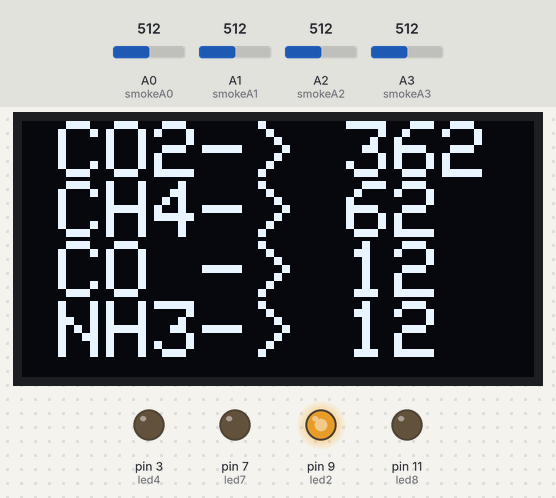
A sketch run on a simulated Arduino Uno, built with avr-gcc and run on an emulated ATmega328P. On the bench: 128×64 one-colour display, output pins drawn as LEDs (lit = HIGH). Inputs (shaded band) come from the test bench; at power-on: A2 (smokeA2) = 512, A0 (smokeA0) = 512, A1 (smokeA1) = 512, A3 (smokeA3) = 512. The display library's start-up logo is not drawn; what the sketch prints to the serial monitor is not drawn.

Above: at 17.3 s.
At 18.3 s:
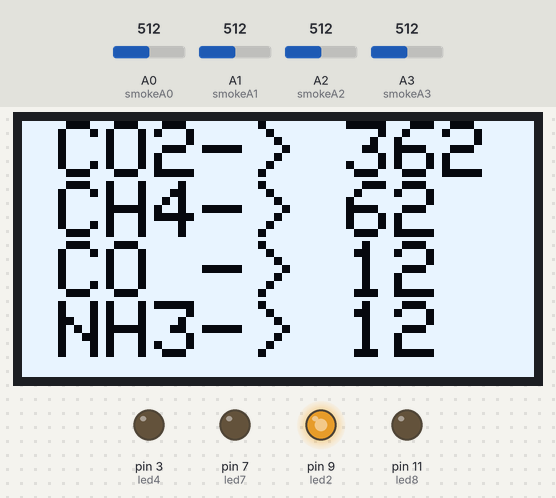
19.3 s: A2 (smokeA2) set to 582
At 23.3 s:
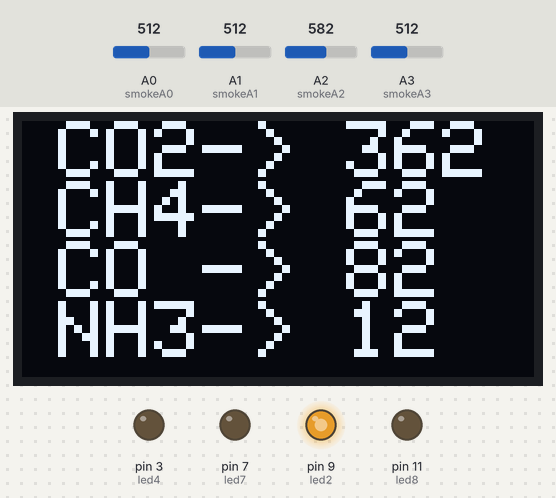
31.3 s: A2 (smokeA2) set to 611
At 41.7 s:
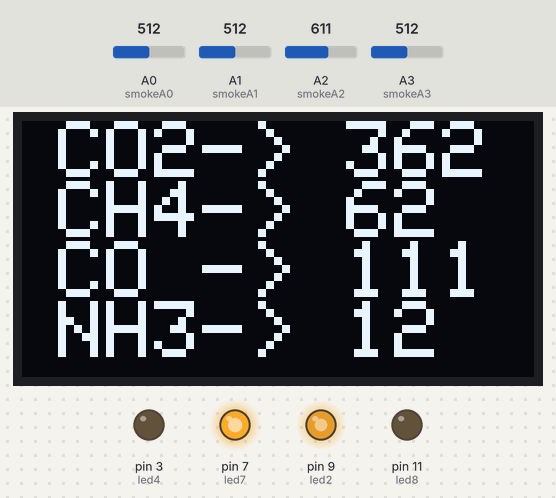
44.2 s: A0 (smokeA0) set to 716
At 57.4 s:
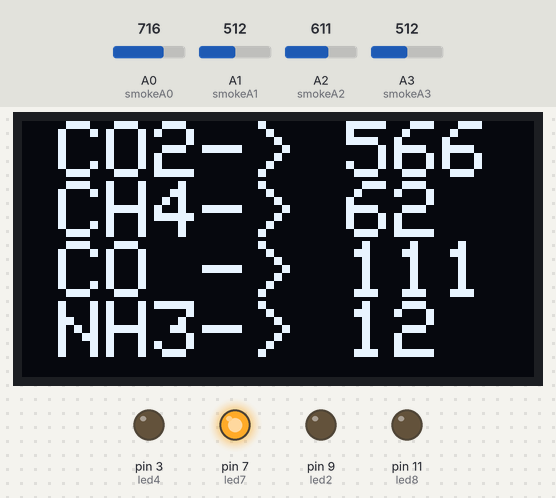
Timing chart, 0 to 62.1 s (numbered marks = the images above; inputs shaded):
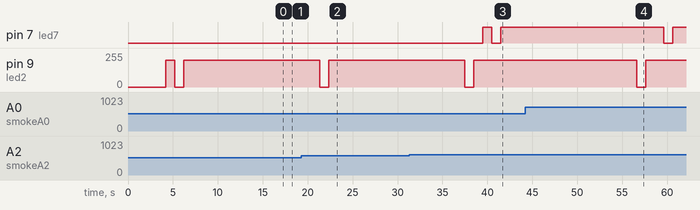

Measured:
- the behaviour switches between 600 and 601 on A2 (smokeA2) (found by bisection; images 2 and 3)
- after the input at 19.3 s, the display: changes after 0.95 s (image 2)
- after the input at 31.3 s, pin 7 (led7): LOW → HIGH after 8.2 s, → LOW 1.0 s later, → HIGH 1.0 s later
- what the display in image 0 shows lasts 1.0 s, from 17.2 s to 18.2 s
- what the display in image 2 shows lasts 3.4 s, from 20.2 s to 23.6 s
- what the display in image 3 shows lasts 6.4 s, from 36.4 s to 42.8 s

The sketch:

led.ino
```cpp
#include <SPI.h>
#include <Wire.h>
#include <Adafruit_GFX.h>
#include <Adafruit_SSD1306.h>

#define SCREEN_WIDTH 128 // OLED display width, in pixels
#define SCREEN_HEIGHT 64 // OLED display height, in pixels

// Declaration for an SSD1306 display connected to I2C (SDA, SCL pins)
#define OLED_RESET     -1 // Reset pin # (or -1 if sharing Arduino reset pin)
Adafruit_SSD1306 display(SCREEN_WIDTH, SCREEN_HEIGHT, &Wire, OLED_RESET);

#define NUMFLAKES     10 // Number of snowflakes in the animation example

#define LOGO_HEIGHT   16
#define LOGO_WIDTH    16
static const unsigned char PROGMEM logo_bmp[] =
{ B00000000, B11000000,
  B00000001, B11000000,
  B00000001, B11000000,
  B00000011, B11100000,
  B11110011, B11100000,
  B11111110, B11111000,
  B01111110, B11111111,
  B00110011, B10011111,
  B00011111, B11111100,
  B00001101, B01110000,
  B00011011, B10100000,
  B00111111, B11100000,
  B00111111, B11110000,
  B01111100, B11110000,
  B01110000, B01110000,
  B00000000, B00110000 };
   int smokeA0=A0;// Define the pin for the MQ-2 sensx4tb5or
  const int DOUTpin=8;
  int smokeA1=A1;// Define the pin for the MQ4 sensor
  int smokeA2=A2;
  int smokeA3=A3;
  int led2 = 9;//MQ-2
  int led4 = 3;//MQ-4
  int led7 = 7;
  int led8 = 11;
  int sT1=350;
  int sT2=300;
  int sT3=100;
  int sT4=100;


void setup() {
  Serial.begin(9600);
  pinMode(smokeA0,INPUT);
  pinMode(smokeA1,INPUT);
  pinMode(smokeA2,INPUT);
  pinMode(smokeA3,INPUT);
  pinMode(led2,OUTPUT);
  pinMode(led4,OUTPUT);
  pinMode(led7,OUTPUT);
  pinMode(led8,OUTPUT);
  // SSD1306_SWITCHCAPVCC = generate display voltage from 3.3V internally
  if(!display.begin(SSD1306_SWITCHCAPVCC, 0x3C)) {
    Serial.println(F("SSD1306 allocation failed"));
    for(;;); // Don't proceed, loop forever
  }

  // Show initial display buffer contents on the screen --
  // the library initializes this with an Adafruit splash screen.
  display.display();
  delay(2000); // Pause for 2 seconds

  // Clear the buffer
  display.clearDisplay();

  // Draw a single pixel in white
  display.drawPixel(10, 10, WHITE);

  // Show the display buffer on the screen. You MUST call display() after
  // drawing commands to make them visible on screen!
  display.display();
  delay(2000);


}

void loop() {

   testscrolltext();    // Draw scrolling text

  // Invert and restore display, pausing in-between
  display.invertDisplay(true);
  delay(1000);
  display.invertDisplay(false);
  delay(1000);

}


void testscrolltext() {
  display.clearDisplay();

  int analogSensor1 = analogRead(smokeA0)-150;
  int analogSensor2 = analogRead(smokeA1)-450;
  int analogSensor3 = analogRead(smokeA2)-500;
  int analogSensor4 = analogRead(smokeA3)-500;
  Serial.println("Pin A1:");//CO2
  Serial.println(analogSensor1);
  Serial.println("Pin A2:");//CH4
  Serial.println(analogSensor2);
  Serial.println("Pin A3:");//CO
  Serial.println(analogSensor3);
  Serial.println("Pin A4:");//NH3
  Serial.println(analogSensor4);
  display.setTextSize(2); // Draw 2X-scale text
  display.setTextColor(WHITE);
  display.setCursor(9, 0);
  display.print(F("CO2-> "));
  display.println(analogSensor1);
  display.setCursor(9, 15);
   display.print(F("CH4-> "));
  display.println(analogSensor2);
  display.setCursor(9, 30);
   display.print(F("CO -> "));
  display.println(analogSensor3);
  display.setCursor(9, 45);
   display.print(F("NH3-> "));
  display.println(analogSensor4);
  display.display();      // Show initial text
  delay(100);

  if(analogSensor1 > sT1){
  analogWrite(led2,200);
  delay(1000);
  analogWrite(led2,0);
  delay(1000);
 analogWrite(led2,200);
  delay(1000);
//  digitalWrite(greenled,LOW);
}
else{
  analogWrite(led2,0);
//  digitalWrite(greenled,HIGH);
}
if(analogSensor3 > sT3){
    analogWrite(led7,250);
    delay(1000);
    analogWrite(led7,0);
    delay(1000);
    analogWrite(led7,250);
    delay(1000);
  }
  else{
    analogWrite(led7,0);
  }
  //warning for high temparature
 if(analogSensor2 > sT2){
  analogWrite(led4,200);
  delay(1000);
  analogWrite(led4,0);
  delay(1000);
 analogWrite(led4,200);
  delay(1000);
//  digitalWrite(greenled,LOW);
}
else{
  analogWrite(led4,0);
//  digitalWrite(greenled,HIGH);
}
if(analogSensor4 > sT4){
  analogWrite(led8,200);
  delay(1000);
  analogWrite(led8,0);
  delay(1000);
 analogWrite(led8,200);
  delay(1000);
//  digitalWrite(greenled,LOW);
}
else{
  analogWrite(led8,0);
//  digitalWrite(greenled,HIGH);
}


  // Scroll in various directions, pausing in-between:
  display.startscrollright(0x00, 0x0F);
  delay(2000);
  display.stopscroll();
  delay(1000);
  display.startscrollleft(0x00, 0x0F);
  delay(2000);
  display.stopscroll();
  delay(1000);
  display.startscrolldiagright(0x00, 0x07);
  delay(2000);
  display.startscrolldiagleft(0x00, 0x07);
  delay(2000);
  display.stopscroll();
  delay(1000);
}
```
